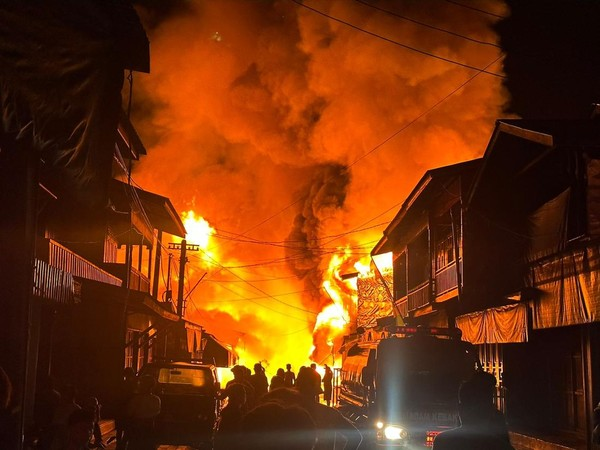
#> input picture API.jpeg, 600 x 450 px, given in place of the camera
$ python deteksi_api_warna_webcam.py
#> lines starting #> are read from the running program, lines starting #| are printed output that depends on the picture; after the words box and inside, x2 and y2 are one past the last pixel; in counts of white or black regions, pixels touching at a corner belong together
import cv2
import numpy as np

def run_color_webcam():
    cap = cv2.VideoCapture(0)
    if not cap.isOpened():
        print("[-] Gagal membuka webcam!")
        return

    cap.set(cv2.CAP_PROP_FRAME_WIDTH, 640)
    cap.set(cv2.CAP_PROP_FRAME_HEIGHT, 480)

    print("[*] Deteksi Api dengan Segmentasi Warna (Webcam) Aktif!")
    print("[*] Tekan tombol 'q' untuk keluar.")

    while True:
        ret, frame = cap.read()
#> frame is the input picture: shape (450, 600, 3); mean B, G, R 12.4, 50, 111.2
        if not ret:
            break

        # 1. Blur untuk meredam noise
        blurred = cv2.GaussianBlur(frame, (15, 15), 0)
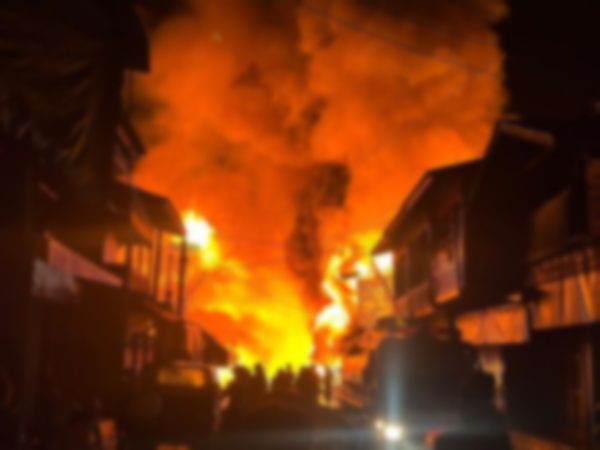
#> blurred: shape (450, 600, 3); mean B, G, R 12.4, 50, 111.2

        # 2. Konversi ke HSV
        hsv = cv2.cvtColor(blurred, cv2.COLOR_BGR2HSV)
#> hsv: shape (450, 600, 3); mean H, S, V 10.1, 218.1, 111.2

        # 3. Filter warna Kuning, Oranye, dan Merah Terang
        lower_orange_yellow = np.array([11, 100, 150])
        upper_orange_yellow = np.array([35, 255, 255])
        lower_red1 = np.array([0, 120, 150])
        upper_red1 = np.array([10, 255, 255])
        lower_red2 = np.array([160, 120, 150])
        upper_red2 = np.array([180, 255, 255])

        mask1 = cv2.inRange(hsv, lower_orange_yellow, upper_orange_yellow)
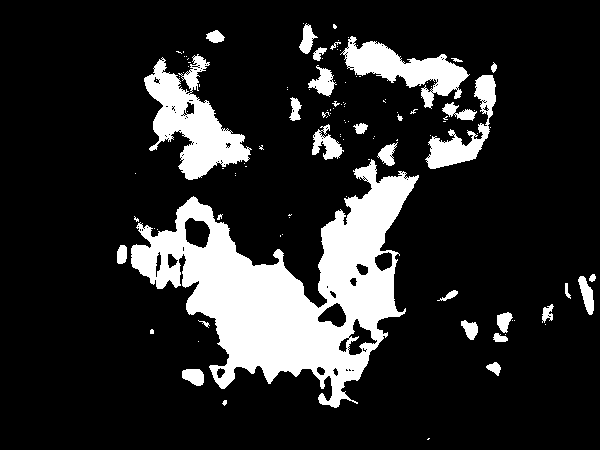
#> mask1: shape (450, 600); 16.4% white; 114 white regions (81 under 20 px), largest, box (x1, y1, x2, y2) and area: (131, 159, 419, 408) 28378, (144, 54, 252, 180) 5758, (340, 36, 470, 109) 3565
        mask2 = cv2.inRange(hsv, lower_red1, upper_red1)
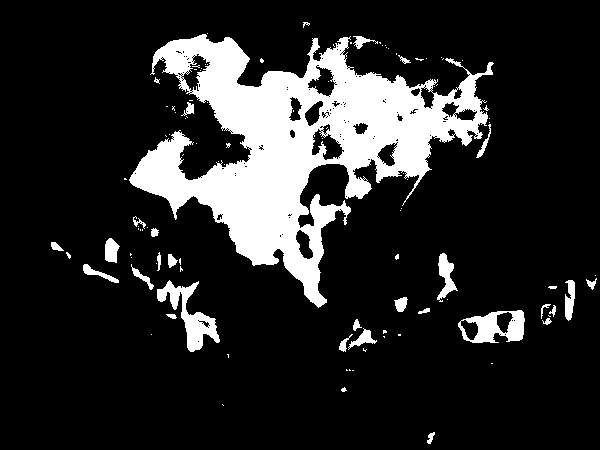
#> mask2: shape (450, 600); 15.9% white; 108 white regions (78 under 20 px), largest, box (x1, y1, x2, y2) and area: (129, 34, 494, 308) 37017, (157, 280, 220, 352) 1502, (458, 310, 525, 343) 1238
        mask3 = cv2.inRange(hsv, lower_red2, upper_red2)
#> mask3: shape (450, 600); every value is 0
        fire_mask = cv2.bitwise_or(mask1, cv2.bitwise_or(mask2, mask3))
#> fire_mask: shape (450, 600); 32.3% white; 22 white regions (6 under 20 px), largest, box (x1, y1, x2, y2) and area: (129, 22, 497, 408) 82586, (458, 310, 525, 343) 1769, (437, 253, 458, 302) 559

        # 4. Operasi Morfologi
        kernel = cv2.getStructuringElement(cv2.MORPH_ELLIPSE, (7, 7))
        fire_mask = cv2.morphologyEx(fire_mask, cv2.MORPH_OPEN, kernel)
#> fire_mask: shape (450, 600); 32% white; 14 white regions, largest, box (x1, y1, x2, y2) and area: (130, 22, 497, 408) 81954, (458, 310, 525, 343) 1768, (437, 253, 458, 302) 549
        fire_mask = cv2.morphologyEx(fire_mask, cv2.MORPH_DILATE, kernel)
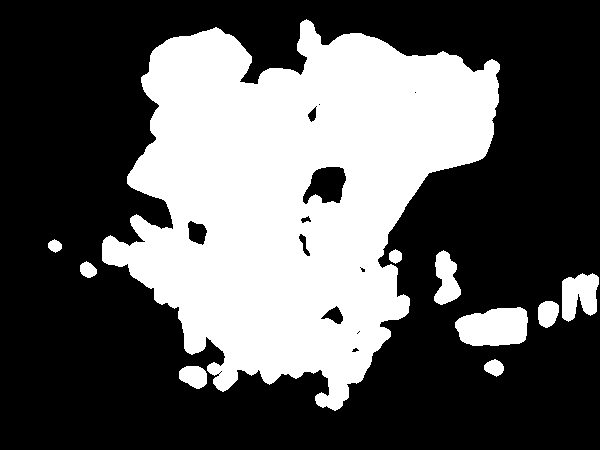
#> fire_mask: shape (450, 600); 35.7% white; 10 white regions

        # 5. Cari Kontur
        contours, _ = cv2.findContours(fire_mask, cv2.RETR_EXTERNAL, cv2.CHAIN_APPROX_SIMPLE)
#> contours = 10 contours; largest, box (x1, y1, x2, y2) and area: (102, 19, 500, 411) 91199, (455, 307, 528, 346) 2218, (562, 273, 599, 322) 1239, (434, 250, 461, 305) 890, (179, 366, 207, 389) 458

        fire_detected = False
        for contour in contours:
            if cv2.contourArea(contour) > 500:  # Ambang batas luas area api
                fire_detected = True
                x, y, w, h = cv2.boundingRect(contour)
                cv2.rectangle(frame, (x, y), (x + w, y + h), (0, 0, 255), 2)
                cv2.putText(frame, "API TERDETEKSI", (x, max(20, y - 10)),
                            cv2.FONT_HERSHEY_SIMPLEX, 0.6, (0, 0, 255), 2)
#> this loop made 10 passes
#> (x, y, w, h) on passes 3, 5, 7, 10: (455, 307, 73, 39), (562, 273, 37, 49), (434, 250, 27, 55), (102, 19, 398, 392)
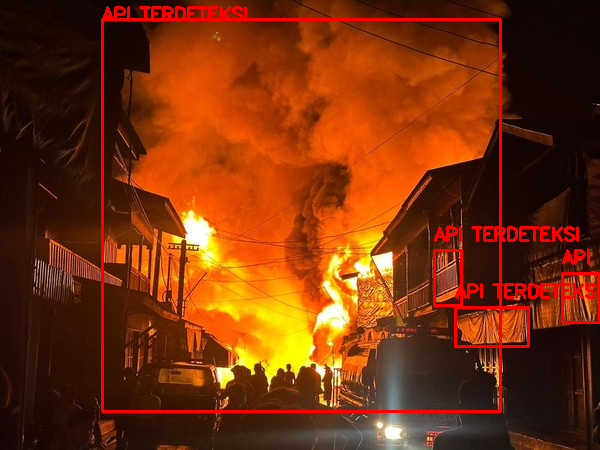
#> frame: shape (450, 600, 3); 3.59% of pixels changed, all inside (x1, y1, x2, y2) = (101, 6, 600, 413)

        # Banner peringatan
        if fire_detected:
            cv2.rectangle(frame, (0, 0), (frame.shape[1], 40), (0, 0, 255), -1)
            cv2.putText(frame, "PERINGATAN: WARNA API TERDETEKSI!", (20, 28),
                        cv2.FONT_HERSHEY_DUPLEX, 0.7, (255, 255, 255), 2)
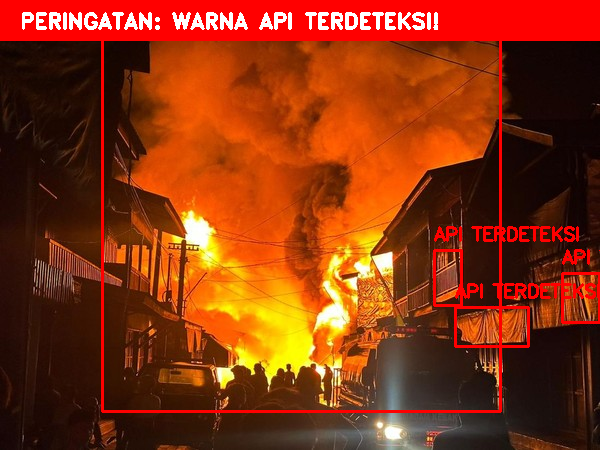
#> frame: shape (450, 600, 3); mean B, G, R 15.4, 50.8, 133.6

        # Tampilkan Mask dan Frame asli berdampingan
        mask_3ch = cv2.cvtColor(fire_mask, cv2.COLOR_GRAY2BGR)
#> mask_3ch: shape (450, 600, 3); 35.7% white; 10 white regions, largest, box (x1, y1, x2, y2) and area: (102, 19, 500, 411) 90168, (455, 307, 528, 346) 2310, (562, 273, 599, 322) 1326
        combined = np.hstack((mask_3ch, frame))
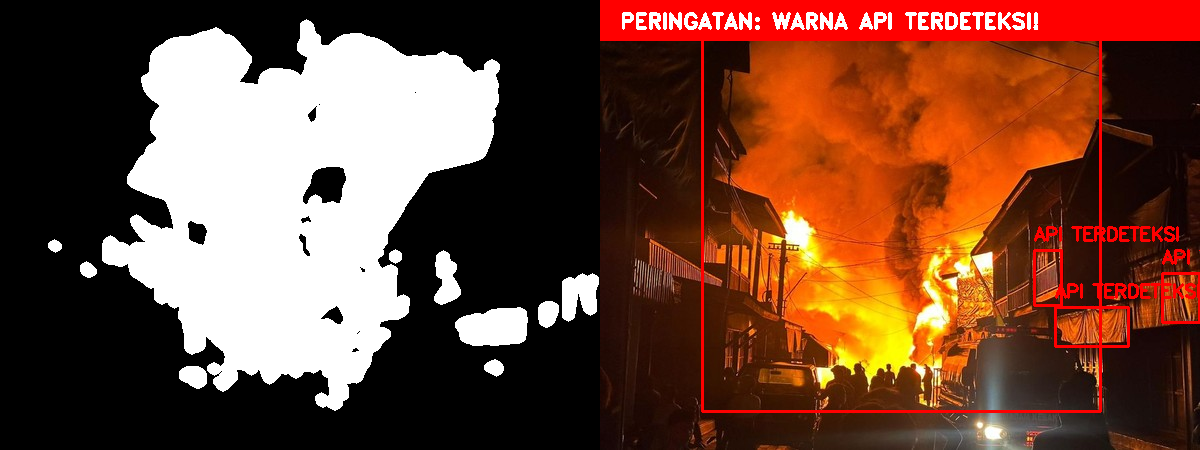
#> combined: shape (450, 1200, 3); mean B, G, R 53.2, 70.9, 112.4
        cv2.imshow("Segmentasi Warna: [Kiri: Mask Biner] | [Kanan: Kamera]", combined)

        if cv2.waitKey(1) & 0xFF == ord('q'):
#> (key q is pressed here)
            break

    cap.release()
    cv2.destroyAllWindows()

if __name__ == '__main__':
    run_color_webcam()
